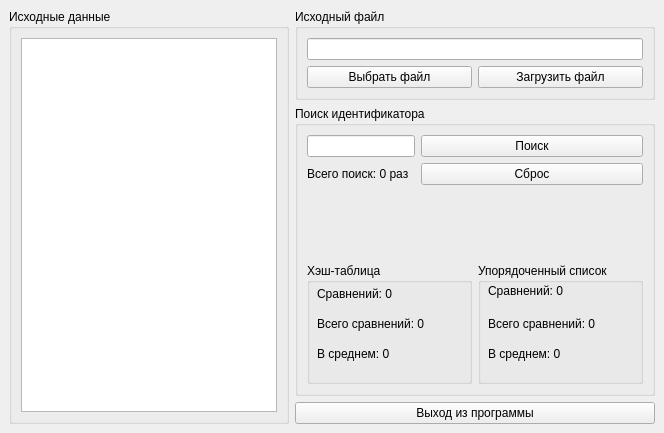
<?xml version="1.0" encoding="UTF-8"?>
<ui version="4.0">
 <class>MainWindow</class>
 <widget class="QMainWindow" name="MainWindow">
  <property name="geometry">
   <rect>
    <x>0</x>
    <y>0</y>
    <width>664</width>
    <height>433</height>
   </rect>
  </property>
  <property name="windowTitle">
   <string>MainWindow</string>
  </property>
  <widget class="QWidget" name="centralwidget">
   <layout class="QVBoxLayout" name="verticalLayout_2">
    <item>
     <layout class="QHBoxLayout" name="horizontalLayout">
      <item>
       <widget class="QGroupBox" name="groupBox">
        <property name="sizePolicy">
         <sizepolicy hsizetype="Fixed" vsizetype="Preferred">
          <horstretch>0</horstretch>
          <verstretch>0</verstretch>
         </sizepolicy>
        </property>
        <property name="title">
         <string>Исходные данные</string>
        </property>
        <layout class="QVBoxLayout" name="verticalLayout">
         <item>
          <widget class="QPlainTextEdit" name="text_input">
           <property name="enabled">
            <bool>true</bool>
           </property>
           <property name="undoRedoEnabled">
            <bool>false</bool>
           </property>
           <property name="readOnly">
            <bool>true</bool>
           </property>
           <property name="textInteractionFlags">
            <set>Qt::TextSelectableByMouse</set>
           </property>
          </widget>
         </item>
        </layout>
       </widget>
      </item>
      <item>
       <layout class="QVBoxLayout" name="verticalLayout_3">
        <property name="sizeConstraint">
         <enum>QLayout::SetFixedSize</enum>
        </property>
        <item>
         <widget class="QGroupBox" name="groupBox_2">
          <property name="sizePolicy">
           <sizepolicy hsizetype="Preferred" vsizetype="Fixed">
            <horstretch>0</horstretch>
            <verstretch>0</verstretch>
           </sizepolicy>
          </property>
          <property name="title">
           <string>Исходный файл</string>
          </property>
          <layout class="QVBoxLayout" name="verticalLayout_5">
           <item>
            <widget class="QLineEdit" name="text_fileName">
             <property name="text">
              <string/>
             </property>
             <property name="readOnly">
              <bool>true</bool>
             </property>
            </widget>
           </item>
           <item>
            <layout class="QHBoxLayout" name="horizontalLayout_2">
             <item>
              <widget class="QPushButton" name="btn_openFile">
               <property name="text">
                <string>Выбрать файл</string>
               </property>
              </widget>
             </item>
             <item>
              <widget class="QPushButton" name="btn_loadFile">
               <property name="text">
                <string>Загрузить файл</string>
               </property>
              </widget>
             </item>
            </layout>
           </item>
          </layout>
         </widget>
        </item>
        <item>
         <widget class="QGroupBox" name="groupBox_3">
          <property name="sizePolicy">
           <sizepolicy hsizetype="Preferred" vsizetype="Expanding">
            <horstretch>0</horstretch>
            <verstretch>0</verstretch>
           </sizepolicy>
          </property>
          <property name="title">
           <string>Поиск идентификатора</string>
          </property>
          <layout class="QVBoxLayout" name="verticalLayout_6">
           <item>
            <layout class="QVBoxLayout" name="verticalLayout_7">
             <property name="sizeConstraint">
              <enum>QLayout::SetFixedSize</enum>
             </property>
             <item>
              <layout class="QFormLayout" name="formLayout">
               <property name="sizeConstraint">
                <enum>QLayout::SetFixedSize</enum>
               </property>
               <property name="fieldGrowthPolicy">
                <enum>QFormLayout::AllNonFixedFieldsGrow</enum>
               </property>
               <item row="0" column="0">
                <widget class="QLineEdit" name="le_identifier">
                 <property name="sizePolicy">
                  <sizepolicy hsizetype="Maximum" vsizetype="Fixed">
                   <horstretch>0</horstretch>
                   <verstretch>0</verstretch>
                  </sizepolicy>
                 </property>
                </widget>
               </item>
               <item row="0" column="1">
                <widget class="QPushButton" name="pushButton_3">
                 <property name="sizePolicy">
                  <sizepolicy hsizetype="Preferred" vsizetype="Fixed">
                   <horstretch>0</horstretch>
                   <verstretch>0</verstretch>
                  </sizepolicy>
                 </property>
                 <property name="text">
                  <string>Поиск</string>
                 </property>
                </widget>
               </item>
               <item row="1" column="0">
                <widget class="QLabel" name="l_searchCount">
                 <property name="text">
                  <string>Всего поиск: 0 раз</string>
                 </property>
                </widget>
               </item>
               <item row="1" column="1">
                <widget class="QPushButton" name="pushButton_4">
                 <property name="sizePolicy">
                  <sizepolicy hsizetype="Preferred" vsizetype="Fixed">
                   <horstretch>0</horstretch>
                   <verstretch>0</verstretch>
                  </sizepolicy>
                 </property>
                 <property name="text">
                  <string>Сброс</string>
                 </property>
                </widget>
               </item>
              </layout>
             </item>
            </layout>
           </item>
           <item>
            <layout class="QHBoxLayout" name="horizontalLayout_3">
             <item>
              <widget class="QGroupBox" name="gb_ht_stats">
               <property name="title">
                <string>Хэш-таблица</string>
               </property>
               <widget class="QLabel" name="l_ht_avgCompares">
                <property name="geometry">
                 <rect>
                  <x>10</x>
                  <y>80</y>
                  <width>151</width>
                  <height>21</height>
                 </rect>
                </property>
                <property name="text">
                 <string>В среднем: 0</string>
                </property>
               </widget>
               <widget class="QLabel" name="l_ht_curCompares">
                <property name="geometry">
                 <rect>
                  <x>10</x>
                  <y>20</y>
                  <width>141</width>
                  <height>21</height>
                 </rect>
                </property>
                <property name="text">
                 <string>Сравнений: 0</string>
                </property>
               </widget>
               <widget class="QLabel" name="l_ht_totalCompares">
                <property name="geometry">
                 <rect>
                  <x>10</x>
                  <y>50</y>
                  <width>151</width>
                  <height>21</height>
                 </rect>
                </property>
                <property name="text">
                 <string>Всего сравнений: 0</string>
                </property>
               </widget>
              </widget>
             </item>
             <item>
              <widget class="QGroupBox" name="gb_sl_stats">
               <property name="title">
                <string>Упорядоченный список</string>
               </property>
               <widget class="QLabel" name="l_sl_curCompares">
                <property name="geometry">
                 <rect>
                  <x>10</x>
                  <y>20</y>
                  <width>151</width>
                  <height>16</height>
                 </rect>
                </property>
                <property name="text">
                 <string>Сравнений: 0</string>
                </property>
               </widget>
               <widget class="QLabel" name="l_sl_totalCompares">
                <property name="geometry">
                 <rect>
                  <x>10</x>
                  <y>50</y>
                  <width>151</width>
                  <height>21</height>
                 </rect>
                </property>
                <property name="text">
                 <string>Всего сравнений: 0</string>
                </property>
               </widget>
               <widget class="QLabel" name="l_sl_avgCompares">
                <property name="geometry">
                 <rect>
                  <x>10</x>
                  <y>80</y>
                  <width>141</width>
                  <height>21</height>
                 </rect>
                </property>
                <property name="text">
                 <string>В среднем: 0</string>
                </property>
               </widget>
              </widget>
             </item>
            </layout>
           </item>
          </layout>
         </widget>
        </item>
        <item>
         <widget class="QPushButton" name="pushButton_5">
          <property name="text">
           <string>Выход из программы</string>
          </property>
         </widget>
        </item>
       </layout>
      </item>
     </layout>
    </item>
   </layout>
  </widget>
  <widget class="QMenuBar" name="menubar">
   <property name="geometry">
    <rect>
     <x>0</x>
     <y>0</y>
     <width>664</width>
     <height>21</height>
    </rect>
   </property>
  </widget>
 </widget>
 <resources/>
 <connections>
  <connection>
   <sender>pushButton_5</sender>
   <signal>clicked()</signal>
   <receiver>MainWindow</receiver>
   <slot>close()</slot>
   <hints>
    <hint type="sourcelabel">
     <x>468</x>
     <y>411</y>
    </hint>
    <hint type="destinationlabel">
     <x>325</x>
     <y>216</y>
    </hint>
   </hints>
  </connection>
 </connections>
</ui>
